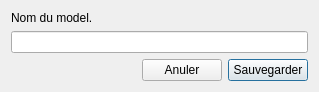
<?xml version="1.0" encoding="UTF-8"?>
<ui version="4.0">
 <class>Dialog</class>
 <widget class="QDialog" name="Dialog">
  <property name="geometry">
   <rect>
    <x>0</x>
    <y>0</y>
    <width>319</width>
    <height>88</height>
   </rect>
  </property>
  <property name="windowTitle">
   <string>Sauvegarde du model</string>
  </property>
  <layout class="QGridLayout" name="gridLayout">
   <item row="2" column="2">
    <widget class="QPushButton" name="pushButton">
     <property name="text">
      <string>Sauvegarder</string>
     </property>
    </widget>
   </item>
   <item row="2" column="1">
    <widget class="QPushButton" name="pushButton_2">
     <property name="text">
      <string>Anuler</string>
     </property>
    </widget>
   </item>
   <item row="2" column="0">
    <spacer name="horizontalSpacer">
     <property name="orientation">
      <enum>Qt::Horizontal</enum>
     </property>
     <property name="sizeHint" stdset="0">
      <size>
       <width>40</width>
       <height>20</height>
      </size>
     </property>
    </spacer>
   </item>
   <item row="1" column="0" colspan="3">
    <widget class="QLineEdit" name="input"/>
   </item>
   <item row="0" column="0" colspan="3">
    <widget class="QLabel" name="label">
     <property name="text">
      <string>Nom du model.</string>
     </property>
    </widget>
   </item>
  </layout>
 </widget>
 <tabstops>
  <tabstop>input</tabstop>
  <tabstop>pushButton</tabstop>
  <tabstop>pushButton_2</tabstop>
 </tabstops>
 <resources/>
 <connections>
  <connection>
   <sender>pushButton</sender>
   <signal>clicked()</signal>
   <receiver>Dialog</receiver>
   <slot>accept()</slot>
   <hints>
    <hint type="sourcelabel">
     <x>292</x>
     <y>63</y>
    </hint>
    <hint type="destinationlabel">
     <x>318</x>
     <y>6</y>
    </hint>
   </hints>
  </connection>
  <connection>
   <sender>pushButton_2</sender>
   <signal>clicked()</signal>
   <receiver>Dialog</receiver>
   <slot>reject()</slot>
   <hints>
    <hint type="sourcelabel">
     <x>178</x>
     <y>67</y>
    </hint>
    <hint type="destinationlabel">
     <x>271</x>
     <y>6</y>
    </hint>
   </hints>
  </connection>
 </connections>
</ui>
